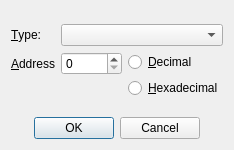
<?xml version="1.0" encoding="UTF-8"?>
<ui version="4.0">
 <class>AddBreakpointDialog</class>
 <widget class="QDialog" name="AddBreakpointDialog">
  <property name="geometry">
   <rect>
    <x>0</x>
    <y>0</y>
    <width>220</width>
    <height>150</height>
   </rect>
  </property>
  <property name="windowTitle">
   <string>Add breakpoint</string>
  </property>
  <layout class="QVBoxLayout" name="mainLayout">
   <item>
    <spacer name="topSpacer">
     <property name="orientation">
      <enum>Qt::Vertical</enum>
     </property>
     <property name="sizeHint" stdset="0">
      <size>
       <width>20</width>
       <height>40</height>
      </size>
     </property>
    </spacer>
   </item>
   <item>
    <layout class="QFormLayout" name="formLayout">
     <item row="2" column="0">
      <widget class="QLabel" name="addressLabel">
       <property name="text">
        <string>&amp;Address</string>
       </property>
       <property name="buddy">
        <cstring>addressSpin</cstring>
       </property>
      </widget>
     </item>
     <item row="2" column="1">
      <layout class="QHBoxLayout" name="addressLayout">
       <item>
        <layout class="QVBoxLayout" name="addressSpinLayout">
         <item>
          <widget class="QSpinBox" name="addressSpin">
           <property name="sizePolicy">
            <sizepolicy hsizetype="Expanding" vsizetype="Fixed">
             <horstretch>0</horstretch>
             <verstretch>0</verstretch>
            </sizepolicy>
           </property>
           <property name="maximum">
            <number>65535</number>
           </property>
           <property name="displayIntegerBase">
            <number>10</number>
           </property>
          </widget>
         </item>
         <item>
          <spacer name="addressSpinSpacer">
           <property name="orientation">
            <enum>Qt::Vertical</enum>
           </property>
           <property name="sizeHint" stdset="0">
            <size>
             <width>20</width>
             <height>40</height>
            </size>
           </property>
          </spacer>
         </item>
        </layout>
       </item>
       <item>
        <layout class="QVBoxLayout" name="radiosLayout">
         <item>
          <widget class="QRadioButton" name="decimalRadio">
           <property name="text">
            <string>&amp;Decimal</string>
           </property>
          </widget>
         </item>
         <item>
          <widget class="QRadioButton" name="hexadecimalRadio">
           <property name="text">
            <string>&amp;Hexadecimal</string>
           </property>
          </widget>
         </item>
        </layout>
       </item>
      </layout>
     </item>
     <item row="1" column="1">
      <widget class="QComboBox" name="typeCombo"/>
     </item>
     <item row="1" column="0">
      <widget class="QLabel" name="typeLabel">
       <property name="text">
        <string>&amp;Type:</string>
       </property>
       <property name="buddy">
        <cstring>typeCombo</cstring>
       </property>
      </widget>
     </item>
    </layout>
   </item>
   <item>
    <spacer name="bottomSpacer">
     <property name="orientation">
      <enum>Qt::Vertical</enum>
     </property>
     <property name="sizeHint" stdset="0">
      <size>
       <width>20</width>
       <height>40</height>
      </size>
     </property>
    </spacer>
   </item>
   <item>
    <widget class="QDialogButtonBox" name="buttonBox">
     <property name="orientation">
      <enum>Qt::Horizontal</enum>
     </property>
     <property name="standardButtons">
      <set>QDialogButtonBox::Cancel|QDialogButtonBox::Ok</set>
     </property>
     <property name="centerButtons">
      <bool>true</bool>
     </property>
    </widget>
   </item>
  </layout>
 </widget>
 <resources/>
 <connections>
  <connection>
   <sender>buttonBox</sender>
   <signal>accepted()</signal>
   <receiver>AddBreakpointDialog</receiver>
   <slot>accept()</slot>
   <hints>
    <hint type="sourcelabel">
     <x>248</x>
     <y>254</y>
    </hint>
    <hint type="destinationlabel">
     <x>157</x>
     <y>274</y>
    </hint>
   </hints>
  </connection>
  <connection>
   <sender>buttonBox</sender>
   <signal>rejected()</signal>
   <receiver>AddBreakpointDialog</receiver>
   <slot>reject()</slot>
   <hints>
    <hint type="sourcelabel">
     <x>316</x>
     <y>260</y>
    </hint>
    <hint type="destinationlabel">
     <x>286</x>
     <y>274</y>
    </hint>
   </hints>
  </connection>
 </connections>
</ui>
